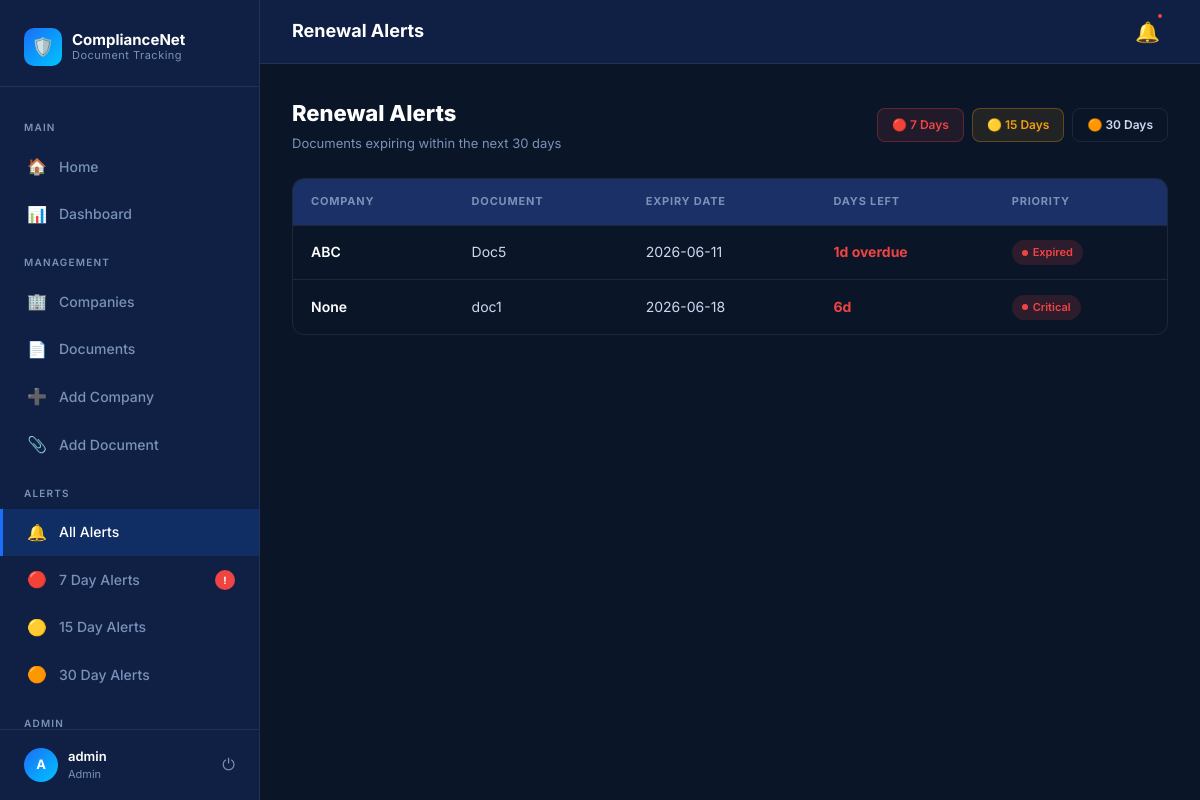
The page /alerts (signed in) on the database its author committed.
### tables this page shows
CREATE TABLE documents (
    id INTEGER PRIMARY KEY AUTOINCREMENT,
    company_id INTEGER,
    document_name TEXT,
    issue_date TEXT,
    expiry_date TEXT,
    reminder_days INTEGER,
    FOREIGN KEY(company_id) REFERENCES companies(id)
);

CREATE TABLE companies (
    id INTEGER PRIMARY KEY AUTOINCREMENT,
    company_name TEXT NOT NULL,
    registration_number TEXT,
    address TEXT,
    contact_person TEXT,
    phone TEXT,
    email TEXT
);

### app.py (the view)
@app.route('/alerts')
@login_required
def all_alerts():
    today = datetime.today().date()
    conn = sqlite3.connect('company.db')
    conn.row_factory = sqlite3.Row
    documents = conn.execute("""
        SELECT
            documents.*,
            companies.company_name
        FROM documents
        LEFT JOIN companies
        ON documents.company_id = companies.id
        ORDER BY documents.expiry_date
    """).fetchall()
    conn.close()
    alerts = []
    for doc in documents:
        expiry_date = datetime.strptime(
            doc['expiry_date'],
            '%Y-%m-%d'
        ).date()
        days_left = (expiry_date - today).days
        if days_left <= 30:
            status = "Active"
            if days_left < 0:
                status = "Expired"
            elif days_left <= 7:
                status = "Expiring Soon"
            priority = 3
            if status == "Expired":
                priority = 1
            elif status == "Expiring Soon":
                priority = 2
            alerts.append({
                'company_name': doc['company_name'],
                'document_name': doc['document_name'],
                'expiry_date': doc['expiry_date'],
                'days_left': days_left,
                'status': status,
                'priority': priority
            })
    alerts.sort(
        key=lambda x: (
            x['priority'],
            x['days_left']
        )
    )
    return render_template(
        'all_alerts.html',
        alerts=alerts
    )

### app.py (called while the page is built)
def login_required(f):
    @wraps(f)
    def decorated_function(*args, **kwargs):
        if 'user_id' not in session:
            return redirect('/login')
        return f(*args, **kwargs)
    return decorated_function

### templates/all_alerts.html (shortened to what this page needs)
{% extends 'base.html' %}
{% block topbar_title %}Renewal Alerts{% endblock %}
{% block content %}
<div class="page-header">
  <div>
    <h1>Renewal Alerts</h1>
    <p>Documents expiring within the next 30 days</p>
  </div>
  <div style="display:flex;gap:8px">
    <a href="/alerts/7"  class="btn btn-danger btn-sm">🔴 7 Days</a>
    <a href="/alerts/15" class="btn btn-sm" style="background:rgba(245,158,11,0.1);border:1px solid rgba(245,158,11,0.3);color:var(--yellow)">🟡 15 Days</a>
    <a href="/alerts/30" class="btn btn-outline btn-sm">🟠 30 Days</a>
  </div>
</div>
{% if alerts %}
<div class="table-wrap">
  <table>
    <thead>
      <tr>
        <th>Company</th>
        <th>Document</th>
        <th>Expiry Date</th>
        <th>Days Left</th>
        <th>Priority</th>
      </tr>
    </thead>
    <tbody>
      {% for alert in alerts %}
      <tr>
        <td><span class="company-name">{{ alert.company_name }}</span></td>
        <td>{{ alert.document_name }}</td>
        <td>{{ alert.expiry_date }}</td>
        <td>
          {% if alert.days_left < 0 %}
            <span style="color:var(--red);font-weight:700">{{ alert.days_left|abs }}d overdue</span>
          {% elif alert.days_left <= 7 %}
            <span style="color:var(--red);font-weight:700">{{ alert.days_left }}d</span>
          {% else %}
            <span style="color:var(--yellow);font-weight:600">{{ alert.days_left }}d</span>
          {% endif %}
        </td>
        <td>
          {% if alert.status == 'Expired' %}
            <span class="badge badge-expired">Expired</span>
          {% elif alert.status == 'Expiring Soon' %}
            <span class="badge badge-expired">Critical</span>
          {% else %}
            <span class="badge badge-expiring">Expiring Soon</span>
          {% endif %}
        </td>
      </tr>
      {% endfor %}
    </tbody>
  </table>
</div>
{% endif %}
{% endblock %}

### templates/base.html (style rules this page uses)
*, *::before, *::after { box-sizing: border-box; margin: 0; padding: 0; }
:root { --navy: #0a1628; --navy-mid: #0f2044; --navy-card: #112255; --navy-light:#1a3066; --blue: #1a6ef7; --blue-light:#3d8ef8; --blue-glow: rgba(26,110,247,0.18); --cyan: #00c4ff; --white: #ffffff; --text: #cdd8f0; --muted: #7a91b8; --border: rgba(255,255,255,0.08); --red: #ef4444; --yellow: #f59e0b; --green: #10b981; --radius: 12px; --radius-sm: 8px; --shadow: 0 4px 24px rgba(0,0,0,0.4); }
html, body { height: 100%; font-family: 'Inter', sans-serif; background: var(--navy); color: var(--white); line-height: 1.6; }
a { color: inherit; text-decoration: none; }
.btn { display: inline-flex; align-items: center; gap: 8px; padding: 10px 20px; font-size: 14px; font-weight: 600; border-radius: var(--radius-sm); border: none; cursor: pointer; transition: all 0.2s; white-space: nowrap; }
.btn-outline { background: transparent; border: 1px solid var(--border); color: var(--text); }
.btn-danger { background: rgba(239,68,68,0.1); border: 1px solid rgba(239,68,68,0.3); color: var(--red); }
.btn-sm { padding: 6px 14px; font-size: 12px; }
.table-wrap { overflow-x: auto; border-radius: var(--radius); border: 1px solid var(--border); }
table { width: 100%; border-collapse: collapse; font-size: 14px; }
thead { background: var(--navy-light); }
thead th { padding: 14px 18px; text-align: left; font-size: 11px; font-weight: 700; letter-spacing: 0.8px; text-transform: uppercase; color: var(--muted); border-bottom: 1px solid var(--border); }
tbody tr { border-bottom: 1px solid var(--border); transition: background 0.15s; }
tbody tr:last-child { border-bottom: none; }
tbody td { padding: 14px 18px; color: var(--text); vertical-align: middle; }
td .company-name { color: var(--white); font-weight: 600; }
.badge { display: inline-flex; align-items: center; gap: 5px; padding: 4px 10px; font-size: 11px; font-weight: 600; border-radius: 20px; }
.badge::before { content:''; width:6px; height:6px; border-radius:50%; }
.badge-expired { background:rgba(239,68,68,0.15); color:var(--red); }
.badge-expired::before { background:var(--red); }
.page-header { display: flex; align-items: center; justify-content: space-between; margin-bottom: 24px; }
.page-header h1 { font-size: 22px; font-weight: 800; color: var(--white); }
.page-header p { font-size: 13px; color: var(--muted); margin-top: 2px; }

### rows shown on the page
documents: company_name "ABC", document_name "Doc5", expiry_date "2026-06-11", days_left|abs "1", shows "Expired"
documents: company_name "None", document_name "doc1", expiry_date "2026-06-18", days_left "6", shows "Critical"

### other values the page prints
{{ session.get('username', 'U')[0]|upper }} "A"
{{ session.get('username', 'User') }} "admin"
{{ session.get('role', 'staff') }} "Admin"
